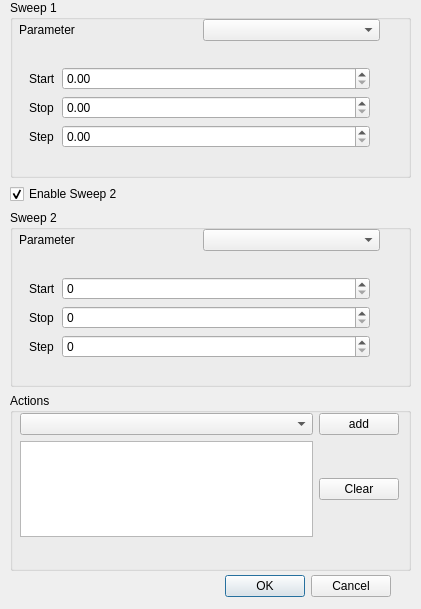
<?xml version="1.0" encoding="UTF-8"?>
<ui version="4.0">
 <class>SweepDialog</class>
 <widget class="QDialog" name="SweepDialog">
  <property name="geometry">
   <rect>
    <x>0</x>
    <y>0</y>
    <width>421</width>
    <height>609</height>
   </rect>
  </property>
  <property name="windowTitle">
   <string>Dialog</string>
  </property>
  <widget class="QWidget" name="verticalLayoutWidget">
   <property name="geometry">
    <rect>
     <x>10</x>
     <y>0</y>
     <width>401</width>
     <height>571</height>
    </rect>
   </property>
   <layout class="QVBoxLayout" name="verticalLayout">
    <item>
     <widget class="QGroupBox" name="sweep1_groupBox">
      <property name="title">
       <string>Sweep 1</string>
      </property>
      <widget class="QWidget" name="gridLayoutWidget">
       <property name="geometry">
        <rect>
         <x>9</x>
         <y>19</y>
         <width>361</width>
         <height>151</height>
        </rect>
       </property>
       <layout class="QGridLayout" name="gridLayout">
        <item row="0" column="1">
         <widget class="QComboBox" name="param_sweep1"/>
        </item>
        <item row="0" column="0">
         <widget class="QLabel" name="label_4">
          <property name="text">
           <string>Parameter</string>
          </property>
         </widget>
        </item>
        <item row="2" column="0" colspan="2">
         <widget class="QStackedWidget" name="sweep1_stackedWidget">
          <property name="currentIndex">
           <number>1</number>
          </property>
          <widget class="QWidget" name="page_3">
           <widget class="QWidget" name="formLayoutWidget">
            <property name="geometry">
             <rect>
              <x>10</x>
              <y>20</y>
              <width>341</width>
              <height>91</height>
             </rect>
            </property>
            <layout class="QFormLayout" name="formLayout">
             <item row="0" column="0">
              <widget class="QLabel" name="label_9">
               <property name="text">
                <string>Start</string>
               </property>
              </widget>
             </item>
             <item row="1" column="0">
              <widget class="QLabel" name="label_10">
               <property name="text">
                <string>Stop</string>
               </property>
              </widget>
             </item>
             <item row="0" column="1">
              <widget class="QSpinBox" name="param_sweep1_start_int"/>
             </item>
             <item row="1" column="1">
              <widget class="QSpinBox" name="param_sweep1_stop_int"/>
             </item>
             <item row="2" column="0">
              <widget class="QLabel" name="label_3">
               <property name="text">
                <string>Step</string>
               </property>
              </widget>
             </item>
             <item row="2" column="1">
              <widget class="QSpinBox" name="param_sweep1_step_int"/>
             </item>
            </layout>
           </widget>
          </widget>
          <widget class="QWidget" name="page_4">
           <widget class="QWidget" name="formLayoutWidget_2">
            <property name="geometry">
             <rect>
              <x>10</x>
              <y>20</y>
              <width>341</width>
              <height>91</height>
             </rect>
            </property>
            <layout class="QFormLayout" name="formLayout_2">
             <item row="0" column="0">
              <widget class="QLabel" name="label_11">
               <property name="text">
                <string>Start</string>
               </property>
              </widget>
             </item>
             <item row="1" column="0">
              <widget class="QLabel" name="label_12">
               <property name="text">
                <string>Stop</string>
               </property>
              </widget>
             </item>
             <item row="2" column="0">
              <widget class="QLabel" name="label_13">
               <property name="text">
                <string>Step</string>
               </property>
              </widget>
             </item>
             <item row="0" column="1">
              <widget class="QDoubleSpinBox" name="param_sweep1_start_float"/>
             </item>
             <item row="1" column="1">
              <widget class="QDoubleSpinBox" name="param_sweep1_stop_float"/>
             </item>
             <item row="2" column="1">
              <widget class="QDoubleSpinBox" name="param_sweep1_step_float"/>
             </item>
            </layout>
           </widget>
          </widget>
         </widget>
        </item>
       </layout>
      </widget>
     </widget>
    </item>
    <item>
     <widget class="QCheckBox" name="param_enable_sweep2">
      <property name="text">
       <string>Enable Sweep 2</string>
      </property>
      <property name="checked">
       <bool>true</bool>
      </property>
     </widget>
    </item>
    <item>
     <widget class="QGroupBox" name="sweep2_groupBox">
      <property name="title">
       <string>Sweep 2</string>
      </property>
      <widget class="QWidget" name="gridLayoutWidget_4">
       <property name="geometry">
        <rect>
         <x>9</x>
         <y>19</y>
         <width>361</width>
         <height>151</height>
        </rect>
       </property>
       <layout class="QGridLayout" name="gridLayout_4">
        <item row="0" column="1">
         <widget class="QComboBox" name="param_sweep2"/>
        </item>
        <item row="0" column="0">
         <widget class="QLabel" name="label_14">
          <property name="text">
           <string>Parameter</string>
          </property>
         </widget>
        </item>
        <item row="2" column="0" colspan="2">
         <widget class="QStackedWidget" name="sweep2_stackedWidget">
          <property name="currentIndex">
           <number>0</number>
          </property>
          <widget class="QWidget" name="page_5">
           <widget class="QWidget" name="formLayoutWidget_3">
            <property name="geometry">
             <rect>
              <x>10</x>
              <y>20</y>
              <width>341</width>
              <height>91</height>
             </rect>
            </property>
            <layout class="QFormLayout" name="formLayout_3">
             <item row="0" column="0">
              <widget class="QLabel" name="label_15">
               <property name="text">
                <string>Start</string>
               </property>
              </widget>
             </item>
             <item row="1" column="0">
              <widget class="QLabel" name="label_16">
               <property name="text">
                <string>Stop</string>
               </property>
              </widget>
             </item>
             <item row="0" column="1">
              <widget class="QSpinBox" name="param_sweep2_start_int"/>
             </item>
             <item row="1" column="1">
              <widget class="QSpinBox" name="param_sweep2_stop_int"/>
             </item>
             <item row="2" column="0">
              <widget class="QLabel" name="label_17">
               <property name="text">
                <string>Step</string>
               </property>
              </widget>
             </item>
             <item row="2" column="1">
              <widget class="QSpinBox" name="param_sweep2_step_int"/>
             </item>
            </layout>
           </widget>
          </widget>
          <widget class="QWidget" name="page_6">
           <widget class="QWidget" name="formLayoutWidget_4">
            <property name="geometry">
             <rect>
              <x>10</x>
              <y>20</y>
              <width>341</width>
              <height>91</height>
             </rect>
            </property>
            <layout class="QFormLayout" name="formLayout_4">
             <item row="0" column="0">
              <widget class="QLabel" name="label_18">
               <property name="text">
                <string>Start</string>
               </property>
              </widget>
             </item>
             <item row="1" column="0">
              <widget class="QLabel" name="label_19">
               <property name="text">
                <string>Stop</string>
               </property>
              </widget>
             </item>
             <item row="2" column="0">
              <widget class="QLabel" name="label_20">
               <property name="text">
                <string>Step</string>
               </property>
              </widget>
             </item>
             <item row="0" column="1">
              <widget class="QDoubleSpinBox" name="param_sweep2_start_float"/>
             </item>
             <item row="1" column="1">
              <widget class="QDoubleSpinBox" name="param_sweep2_stop_float"/>
             </item>
             <item row="2" column="1">
              <widget class="QDoubleSpinBox" name="param_sweep1_step_float_2"/>
             </item>
            </layout>
           </widget>
          </widget>
         </widget>
        </item>
       </layout>
      </widget>
     </widget>
    </item>
    <item>
     <widget class="QGroupBox" name="groupBox">
      <property name="title">
       <string>Actions</string>
      </property>
      <widget class="QWidget" name="gridLayoutWidget_2">
       <property name="geometry">
        <rect>
         <x>10</x>
         <y>20</y>
         <width>379</width>
         <height>124</height>
        </rect>
       </property>
       <layout class="QGridLayout" name="gridLayout_2">
        <item row="0" column="1">
         <widget class="QPushButton" name="addActionButton">
          <property name="sizePolicy">
           <sizepolicy hsizetype="Maximum" vsizetype="Fixed">
            <horstretch>0</horstretch>
            <verstretch>0</verstretch>
           </sizepolicy>
          </property>
          <property name="text">
           <string>add</string>
          </property>
         </widget>
        </item>
        <item row="0" column="0">
         <widget class="QComboBox" name="actions_comboBox"/>
        </item>
        <item row="1" column="0">
         <widget class="QTextBrowser" name="param_actions"/>
        </item>
        <item row="1" column="1">
         <widget class="QPushButton" name="clearActionsButton">
          <property name="text">
           <string>Clear</string>
          </property>
         </widget>
        </item>
       </layout>
      </widget>
     </widget>
    </item>
   </layout>
  </widget>
  <widget class="QDialogButtonBox" name="buttonBox">
   <property name="geometry">
    <rect>
     <x>50</x>
     <y>570</y>
     <width>341</width>
     <height>32</height>
    </rect>
   </property>
   <property name="orientation">
    <enum>Qt::Horizontal</enum>
   </property>
   <property name="standardButtons">
    <set>QDialogButtonBox::Cancel|QDialogButtonBox::Ok</set>
   </property>
  </widget>
 </widget>
 <resources/>
 <connections>
  <connection>
   <sender>buttonBox</sender>
   <signal>accepted()</signal>
   <receiver>SweepDialog</receiver>
   <slot>accept()</slot>
   <hints>
    <hint type="sourcelabel">
     <x>248</x>
     <y>254</y>
    </hint>
    <hint type="destinationlabel">
     <x>157</x>
     <y>274</y>
    </hint>
   </hints>
  </connection>
  <connection>
   <sender>buttonBox</sender>
   <signal>rejected()</signal>
   <receiver>SweepDialog</receiver>
   <slot>reject()</slot>
   <hints>
    <hint type="sourcelabel">
     <x>316</x>
     <y>260</y>
    </hint>
    <hint type="destinationlabel">
     <x>286</x>
     <y>274</y>
    </hint>
   </hints>
  </connection>
  <connection>
   <sender>param_enable_sweep2</sender>
   <signal>toggled(bool)</signal>
   <receiver>sweep2_groupBox</receiver>
   <slot>setVisible(bool)</slot>
   <hints>
    <hint type="sourcelabel">
     <x>210</x>
     <y>193</y>
    </hint>
    <hint type="destinationlabel">
     <x>210</x>
     <y>296</y>
    </hint>
   </hints>
  </connection>
 </connections>
</ui>
